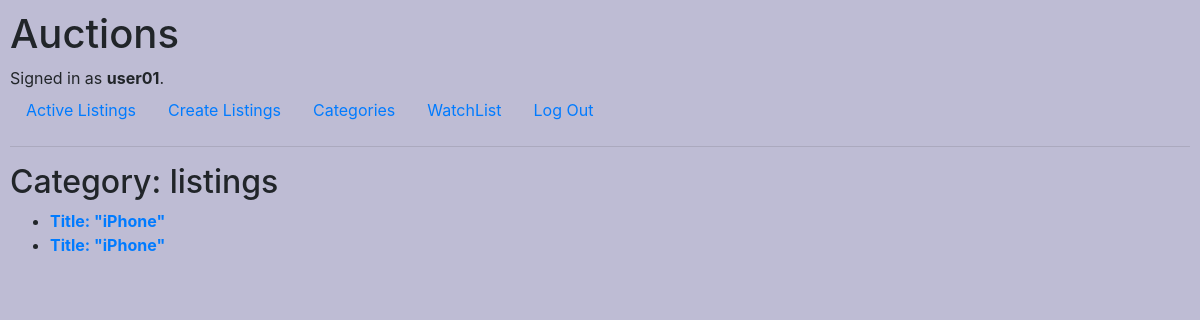
/auctions/Phones (signed in), run on the app's committed database.
### auctions/models.py (models this page shows, shortened)
class User(AbstractUser):
    bid = models.ManyToManyField(Bid, related_name="user_bid")

class Listing (models.Model):
    title = models.CharField(max_length=64)
    description = models.CharField(max_length=64)
    createdby=models.ForeignKey(User, on_delete=models.CASCADE, related_name="listing_owner")
    bid=models.ManyToManyField(Bid, related_name="listing_bid")
    picture_url=models.URLField(max_length=64, blank='True')
    is_active = models.BooleanField(default=True)
    winner= models.CharField(max_length=64, blank='True')
    category = models.ForeignKey(Category, related_name = "listing_category", on_delete=models.SET_NULL, null='True')

### auctions/views.py (the view)
# urls.py: path("auctions/<str:category_name>", views.list_by_category, name="category_name"),
def list_by_category (request, category_name):
    listing_by_category=Listing.objects.filter(category=Category.objects.get(name=category_name).id)
    return render (request, "auctions/category_items.html", {
        "listing_by_category": listing_by_category
        })

### auctions/templates/auctions/category_items.html
{% extends "auctions/layout.html" %}
{% block body %}
    <h2>Category: {{category_name}} listings</h2>
    <ul>
       {% for listing in listing_by_category %}
       <li>
         <a href="{% url 'listing' listing.id %}">
           <b>Title: "{{listing.title}}"</b>
           </a>
       </li>
       {% endfor %}
   </ul>
{% endblock %}

### auctions/templates/auctions/layout.html (shortened to what this page needs)
{% load static %}
<!DOCTYPE html>
<html lang="en">
    <head>
        <link rel="stylesheet" href="https://stackpath.bootstrapcdn.com/bootstrap/4.4.1/css/bootstrap.min.css">
        <link href="{% static 'auctions/styles.css' %}" rel="stylesheet">
    </head>
    <body>
        <h1>Auctions</h1>
        <div>
            {% if user.is_authenticated %}
                Signed in as <strong>{{ user.username }}</strong>.
            {% else %}
                Not signed in.
            {% endif %}
        </div>
        <ul class="nav">
            <li class="nav-item">
                <a class="nav-link" href="{% url 'index' %}">Active Listings</a>
            </li>
            {% if request.user.is_authenticated %}
            <li class="nav-item">
                <a class="nav-link" href="{% url 'create' %}">Create Listings</a>
            </li>
            {% endif %}
            <li class="nav-item">
                <a class="nav-link" href="{% url 'category' %}">Categories</a>
            </li>
            {% if request.user.is_authenticated %}
            <li class="nav-item">
                <a class="nav-link" href="{% url 'watchlist' %}">WatchList</a>
            </li>
            {% endif %}
            {% if user.is_authenticated %}
                <li class="nav-item">
                    <a class="nav-link" href="{% url 'logout' %}">Log Out</a>
                </li>
            {% endif %}
        </ul>
        <hr>
        {% block body %}
        {% endblock %}
    </body>
</html>

### auctions/static/auctions/styles.css (style rules this page uses)
body { padding: 10px; background-color: #BEBCD4; }

### data on the page
User: username "user01"
Listing: title "iPhone"
Listing: title "iPhone"
